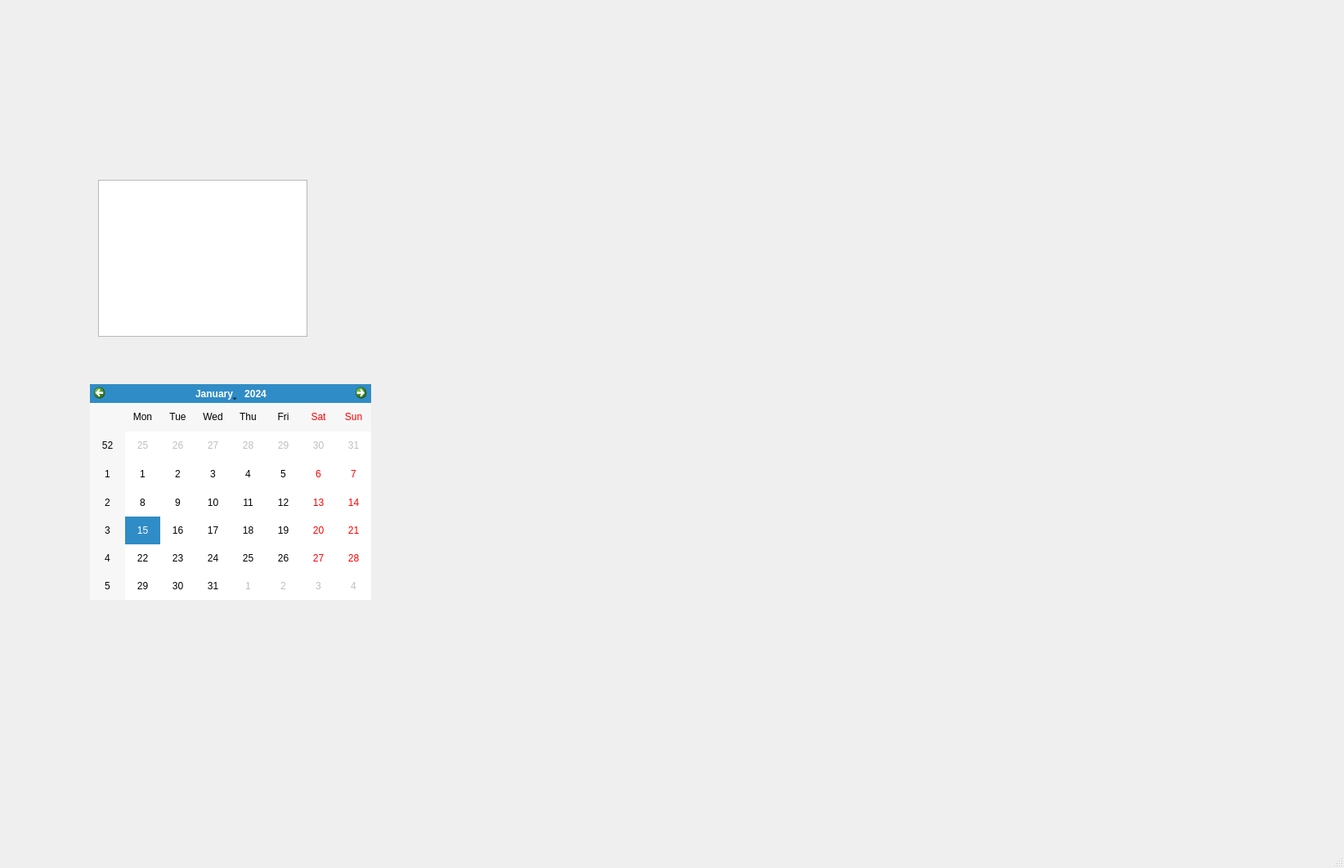
<?xml version="1.0" encoding="UTF-8"?>
<ui version="4.0">
 <class>MainWindow</class>
 <widget class="QMainWindow" name="MainWindow">
  <property name="geometry">
   <rect>
    <x>0</x>
    <y>0</y>
    <width>1644</width>
    <height>1062</height>
   </rect>
  </property>
  <property name="windowTitle">
   <string>MainWindow</string>
  </property>
  <widget class="QWidget" name="centralwidget">
   <widget class="QTreeView" name="treeView">
    <property name="geometry">
     <rect>
      <x>120</x>
      <y>220</y>
      <width>256</width>
      <height>192</height>
     </rect>
    </property>
   </widget>
   <widget class="QCalendarWidget" name="calendarWidget">
    <property name="geometry">
     <rect>
      <x>110</x>
      <y>470</y>
      <width>344</width>
      <height>264</height>
     </rect>
    </property>
   </widget>
  </widget>
  <widget class="QMenuBar" name="menubar">
   <property name="geometry">
    <rect>
     <x>0</x>
     <y>0</y>
     <width>1644</width>
     <height>30</height>
    </rect>
   </property>
  </widget>
  <widget class="QStatusBar" name="statusbar"/>
 </widget>
 <resources/>
 <connections/>
</ui>
